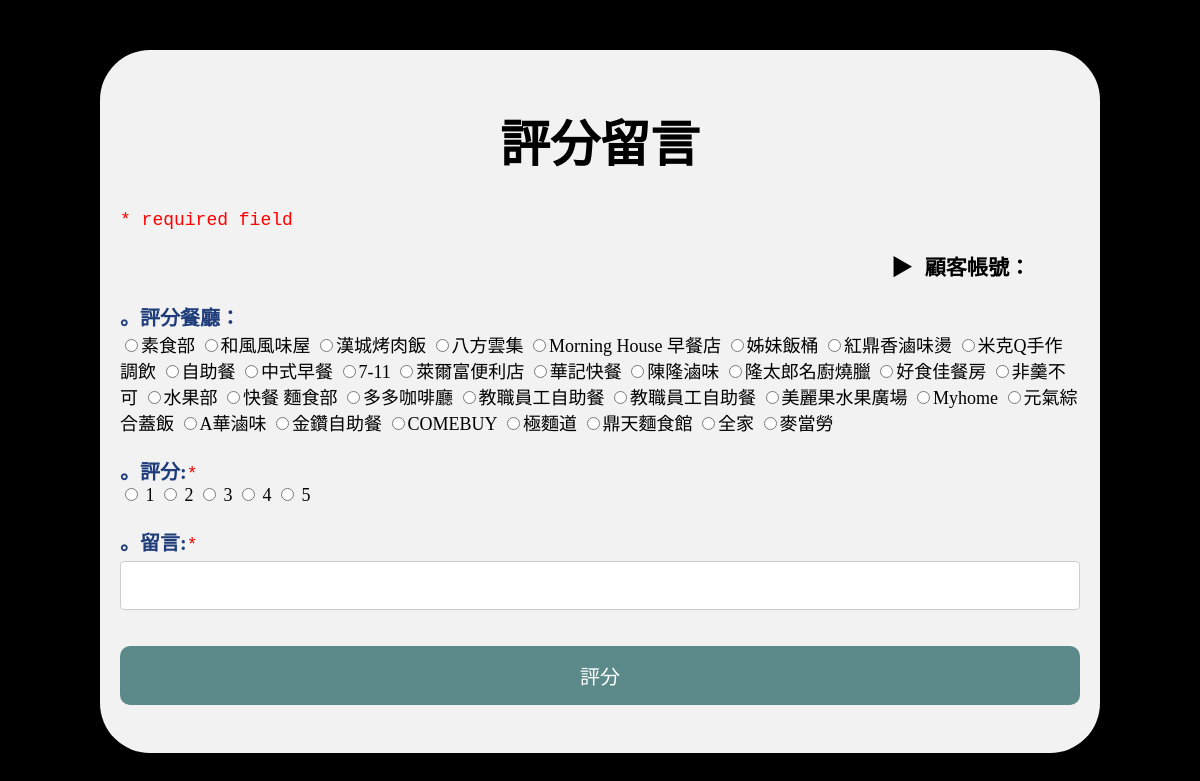
Screenshot of /Project/score.php with the database file from the repository.
### tables this page shows
CREATE TABLE IF NOT EXISTS `restaurant` (
  `rid` int(100) NOT NULL AUTO_INCREMENT,
  `rname` varchar(100) NOT NULL,
  `rlocate` int(100) NOT NULL,
  `rfloor` varchar(100) NOT NULL,
  `rveg` int(100) NOT NULL,
  PRIMARY KEY (`rid`)
);

### Project/score.php (the view, shortened to what this page needs)
<html>
<head>
<link rel="stylesheet" href="login_styles.css">
</head>
<body style="background-color:black;">
<?php
	$acc = $_SESSION['account'];
?>
<div>
<h1>評分留言</h1>
	<form  onsubmit="return checkform()" action="score_submit.php" method="post" name="scoreform">
		<p><span class="error">* required field</span></p>
			<?php echo"<h3>▶ 顧客帳號： <span class=\"error\">$acc </span></h3>"; ?>
			<label class="word">。評分餐廳： </label><br>
			<?php
			include ("Project_connMySQL.php");
			$sql ="SELECT rid,rname FROM restaurant";
			$result = $conn->query($sql);
			if($result->num_rows > 0){
				while($row = $result->fetch_row()){
					  $rnum = $row[0];
					  $name = $row[1];
					echo "
					  <label class=\"radio\"><input type=\"radio\" name=srid class=\"button1\" value=\"$rnum\">$name</label>
						";
				}
			}
			else{
			  echo "<h2>資料庫連接失敗</h2>";
			}
			?>
			<br><br>
			<label class="word">。評分:</label><span class="error">* </span><br>
			<label class="radio"><input type="radio" name="srate" value="1">  1</label>
			<label class="radio"><input type="radio" name="srate" value="2">  2</label>
			<label class="radio"><input type="radio" name="srate" value="3">  3</label>
			<label class="radio"><input type="radio" name="srate" value="4">  4</label>
			<label class="radio"><input type="radio" name="srate" value="5">  5</label>
			<br><br>
			<label class="word">。留言:</label><span class="error">* </span><br>
			<input type="text" name="sdetail">
			<br>
			<br>
			<input type="submit" value="評分">
	</form>
</div>
</body>
</html>

### Project/login_styles.css (style rules this page uses)
.error { font-family: Courier; color:red; }
.word { font-family: "微軟正黑體"; font-weight:bold; font-size:20px; color:1f3d7a; }
body { margin: 50px 100px 50px 100px; font-family: "微軟正黑體"; font-size:18px; }
.radio { font-family: Bahnschrift SemiBold,微軟正黑體; font-size:18px; }
h1 { font-family:Bahnschrift SemiBold,Courier,微軟正黑體; text-align:center; font-size:50px; }
input[type=text],input[type=password],input[type="number"],input[type=tel], select { width: 100%; padding: 12px 10px; margin: 5px 0; display: inline-block; border: 1px solid #ccc; border-radius: 4px; box-sizing: border-box; font-family:微軟正黑體; font-size:20px; }
input[type="radio"] { font-size:40px; }
input[type=submit],button { font-family: "微軟正黑體"; font-size:20px; width: 100%; background-color: #5c8a8a; color: white; padding: 15px 10px; margin: 10px 0; border: none; border-radius: 10px; cursor: pointer; }
div { border-radius: 50px; background-color: #f2f2f2; padding: 20px; }

### Project/score.php (style rules this page uses)
h3 { font-family:Bahnschrift SemiBold,Courier,微軟正黑體; text-align:right; margin-right:50px; }

### rows the page displays
restaurant: rname "素食部"
restaurant: rname "和風風味屋"
restaurant: rname "漢城烤肉飯"
restaurant: rname "八方雲集"
restaurant: rname "Morning House 早餐店"
restaurant: rname "姊妹飯桶"
restaurant: rname "紅鼎香滷味燙"
restaurant: rname "米克Q手作調飲"
restaurant: rname "自助餐"
restaurant: rname "中式早餐"
restaurant: rname "7-11"
restaurant: rname "萊爾富便利店"
restaurant: rname "華記快餐"
restaurant: rname "陳隆滷味"
restaurant: rname "隆太郎名廚燒臘"
restaurant: rname "好食佳餐房"
restaurant: rname "非羹不可"
restaurant: rname "水果部"
restaurant: rname "快餐 麵食部"
restaurant: rname "多多咖啡廳"
restaurant: rname "教職員工自助餐"
restaurant: rname "教職員工自助餐"
restaurant: rname "美麗果水果廣場"
restaurant: rname "Myhome"
restaurant: rname "元氣綜合蓋飯"
restaurant: rname "A華滷味"
restaurant: rname "金鑽自助餐"
restaurant: rname "COMEBUY"
restaurant: rname "極麵道"
restaurant: rname "鼎天麵食館"
restaurant: rname "全家"
restaurant: rname "麥當勞"
